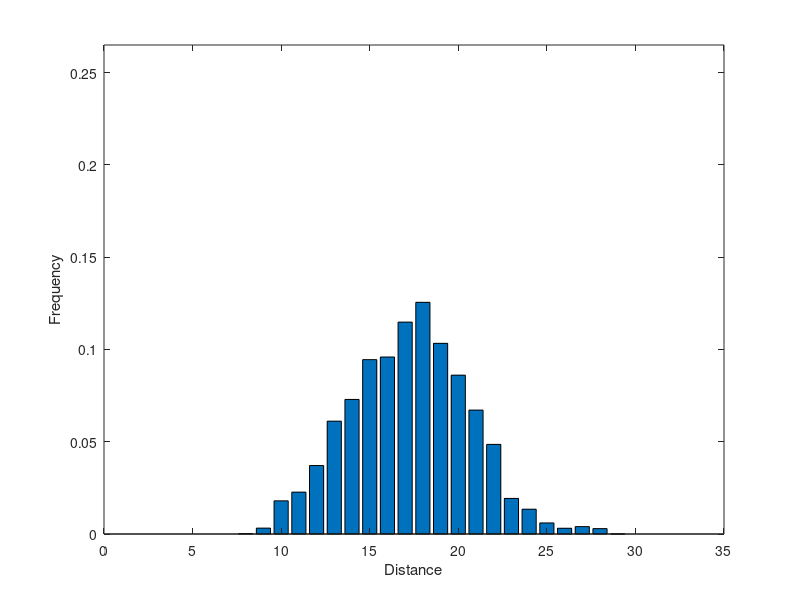
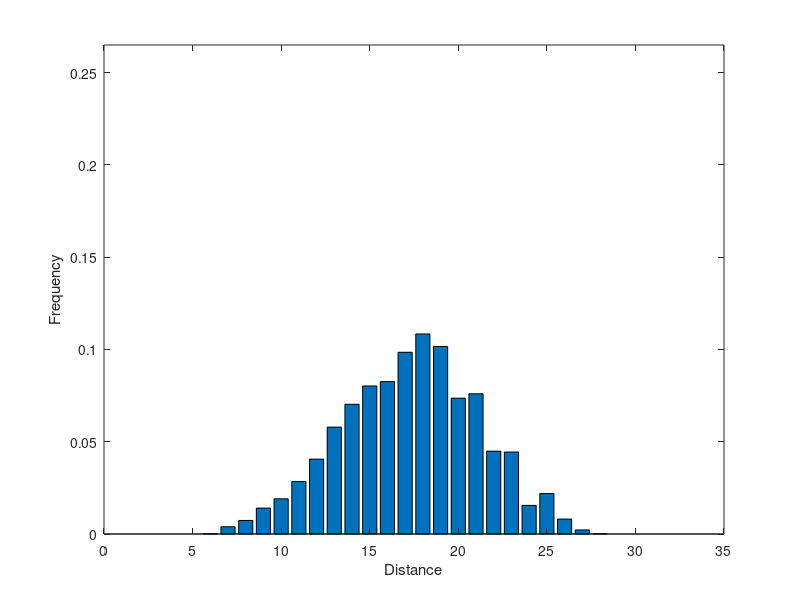

The MATLAB source for these figures, in order:
clc
clear
close all

input = [0
0
0
0
0
0
0
0.000265723
0.00318867
0.0179742
0.0226908
0.0371063
0.0611542
0.0729219
0.0944929
0.0959164
0.11483
0.125554
0.103328
0.0860847
0.0671519
0.0485608
0.0192839
0.013438
0.00599774
0.00311275
0.00400482
0.00292295
1.89802e-005
0
0
0
0
0
0
0
0
0
0
0
0
0
0
0
0
0
0
0
0
0
0
0
0
0
0
0
0
0
0
0
0
0
0
0
0
0
0
0
0
0
0
0
0
0
0
0
0
0
0
0
0
0
0
0
0
0
0
0
0
0
0
0
0
0
0
0
0
0
0
0
0
0
0
0
0
0
0
0
0
0
0
];


database_data = [0
0
0
0
0
0.00018357
0.00394676
0.00734282
0.0140431
0.0190913
0.0284534
0.0405691
0.0579165
0.0703075
0.0802203
0.0826067
0.0984855
0.108398
0.101606
0.0736117
0.0759982
0.044883
0.044424
0.0155117
0.0219367
0.0080771
0.00220285
0.00018357
0
0
0
0
0
0
0
0
0
0
0
0
0
0
0
0
0
0
0
0
0
0
0
0
0
0
0
0
0
0
0
0
0
0
0
0
0
0
0
0
0
0
0
0
0
0
0
0
0
0
0
0
0
0
0
0
0
0
0
0
0
0
0
0
0
0
0
0
0
0
0
0
0
0
0
0
0
0
0
0
0
0
0
];


figure,
bar(input);set(gca, 'XLim', [0.0 35.0]);set(gca, 'YLim', [0.0 0.265]);%view([90,-30,60]);set(gcf,'renderer','zbuffer'); %set(gca, 'ZLim', [0.0 600000.0]);
set (gcf,'Position',[400,200,350,262], 'color','w')
%title('Distance Histogram Descriptors of The Rotated Model'); 
xlabel('Distance'); ylabel('Frequency');
figure,
bar(database_data);set(gca, 'XLim', [0.0 35.0]);set(gca, 'YLim', [0.0 0.265]);%view([90,-30,60]);set(gcf,'renderer','zbuffer');  %set(gca, 'ZLim', [0.0 600000.0]);
set (gcf,'Position',[400,200,350,262], 'color','w')
%title('Distance Histogram Descriptors of The Origin Model'); 
xlabel('Distance'); ylabel('Frequency');

